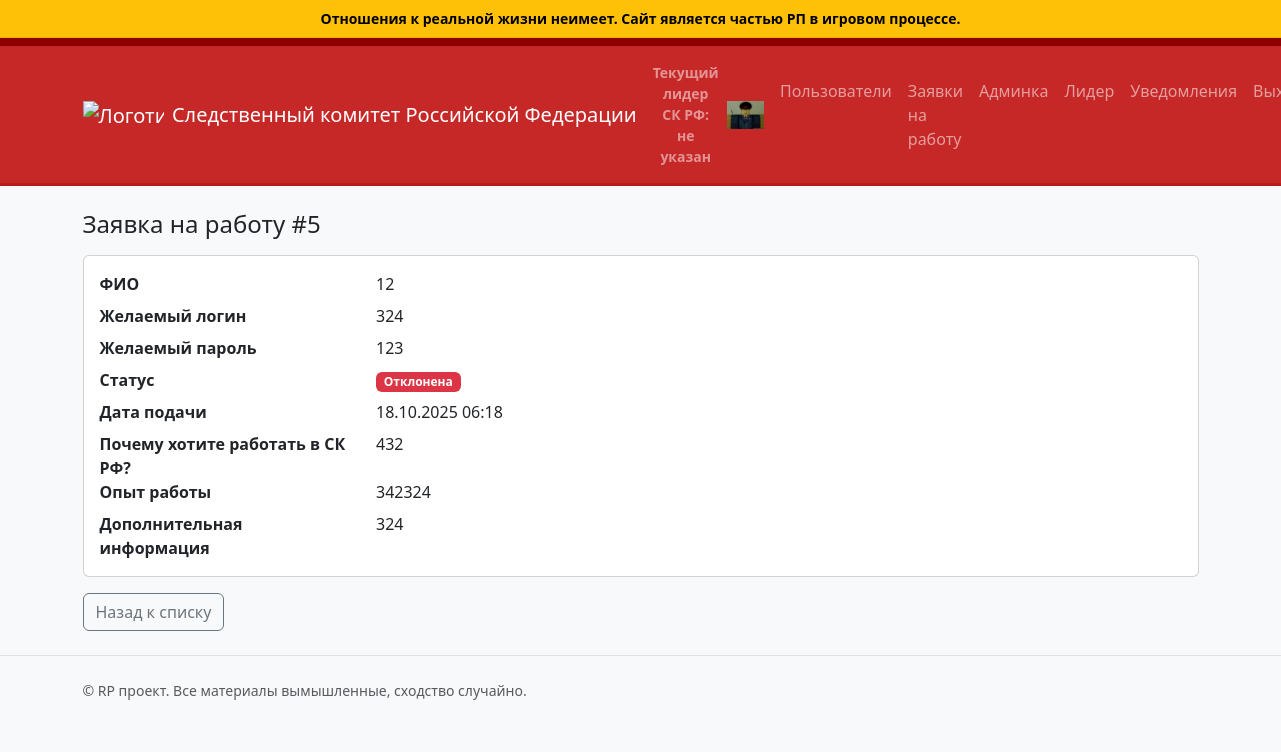
Screenshot of /admin/job-applications/5 (signed in) with the database file from the repository.
### app.py (models this page shows)
class JobApplication(db.Model):
	id = db.Column(db.Integer, primary_key=True)
	full_name = db.Column(db.String(150), nullable=False)
	desired_username = db.Column(db.String(80), nullable=False)
	desired_password = db.Column(db.String(255), nullable=False)
	question1 = db.Column(db.Text, nullable=False)  # Почему хотите работать в СК РФ?
	question2 = db.Column(db.Text, nullable=False)  # Опыт работы
	question3 = db.Column(db.Text, nullable=False)  # Дополнительная информация
	status = db.Column(db.String(20), default='pending', nullable=False)  # pending, approved, rejected
	created_at = db.Column(db.DateTime, default=datetime.utcnow, nullable=False)

### app.py (the view)
	def wrapper(*args, **kwargs):
		if not session.get('admin_logged_in'):
			flash('Требуется вход в админ-панель', 'warning')
			return redirect(url_for('admin_login', next=request.path))
		return view_func(*args, **kwargs)

### app.py (called while the page is built)
def login_required(view_func):
	def wrapper(*args, **kwargs):
		if not session.get('admin_logged_in'):
			flash('Требуется вход в админ-панель', 'warning')
			return redirect(url_for('admin_login', next=request.path))
		return view_func(*args, **kwargs)
	wrapper.__name__ = view_func.__name__
	return wrapper

### templates/admin/job_application_detail.html (shortened to what this page needs)
{% extends 'base.html' %}
{% block content %}
	<h1 class="h4 mb-3">Заявка на работу #{{ application.id }}</h1>
	<div class="card">
		<div class="card-body">
			<dl class="row mb-0">
				<dt class="col-sm-3">ФИО</dt><dd class="col-sm-9">{{ application.full_name }}</dd>
				<dt class="col-sm-3">Желаемый логин</dt><dd class="col-sm-9">{{ application.desired_username }}</dd>
				<dt class="col-sm-3">Желаемый пароль</dt><dd class="col-sm-9">{{ application.desired_password }}</dd>
				<dt class="col-sm-3">Статус</dt><dd class="col-sm-9">
					{% if application.status == 'pending' %}
					<span class="badge bg-warning">Ожидает рассмотрения</span>
					{% elif application.status == 'approved' %}
					<span class="badge bg-success">Одобрена</span>
					{% elif application.status == 'rejected' %}
					<span class="badge bg-danger">Отклонена</span>
					{% endif %}
				</dd>
				<dt class="col-sm-3">Дата подачи</dt><dd class="col-sm-9">{{ application.created_at.strftime('%d.%m.%Y %H:%M') }}</dd>
				<dt class="col-sm-3">Почему хотите работать в СК РФ?</dt><dd class="col-sm-9 prewrap">{{ application.question1 }}</dd>
				<dt class="col-sm-3">Опыт работы</dt><dd class="col-sm-9 prewrap">{{ application.question2 }}</dd>
				<dt class="col-sm-3">Дополнительная информация</dt><dd class="col-sm-9 prewrap">{{ application.question3 }}</dd>
			</dl>
		</div>
	</div>
	<div class="mt-3">
		<a class="btn btn-outline-secondary" href="{{ url_for('admin_job_applications') }}">Назад к списку</a>
	</div>
{% endblock %}

### static/styles.css (style rules this page uses)
.prewrap { white-space: pre-wrap; }
body { background-color: #f8f9fa; }

### rows the page displays
JobApplication: id "5", full_name "12", desired_username "324", desired_password "123", created_at "18.10.2025 06:18", question1 "432", question2 "342324", question3 "324"
